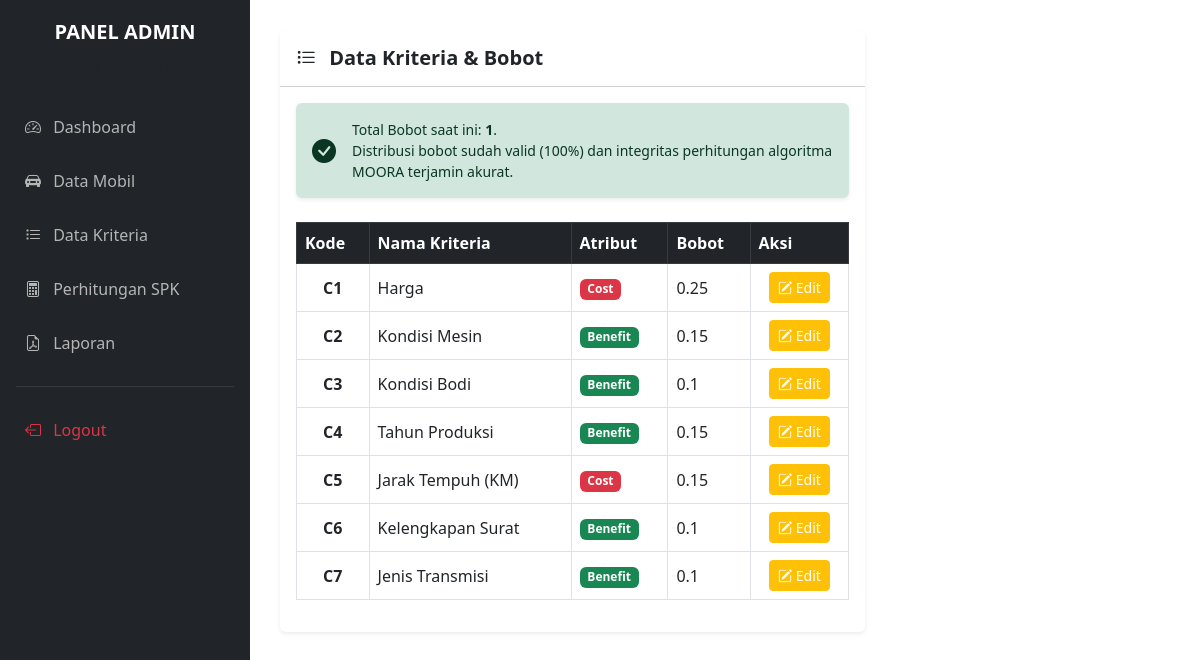
The app's page /admin/data_kriteria.php (signed in), older data.
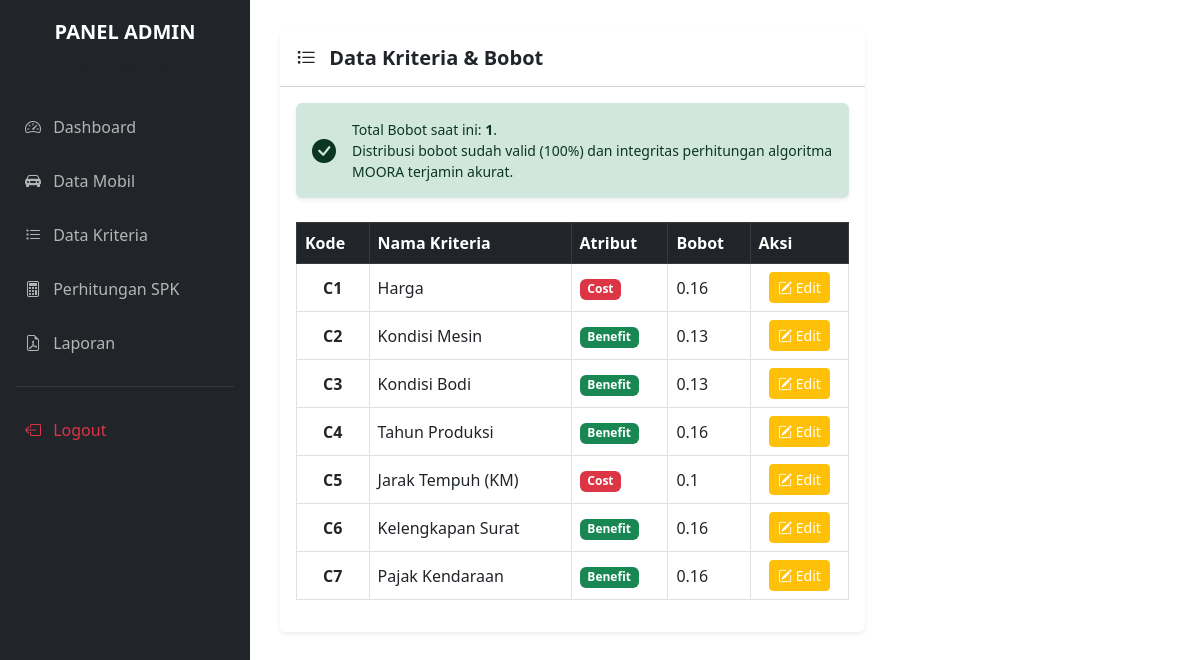
The same page, newer data.
### tables this page shows
CREATE TABLE `tb_kriteria` (
  `id_kriteria` int(11) NOT NULL,
  `kode_kriteria` varchar(5) NOT NULL,
  `nama_kriteria` varchar(100) NOT NULL,
  `atribut` enum('benefit','cost') NOT NULL,
  `bobot` float NOT NULL
);

### config/functions.php (called while the page is built, shortened)
<?php
require 'koneksi.php';
function query($query) {
    global $conn;
    $result = mysqli_query($conn, $query);
    $rows = [];
    while ($row = mysqli_fetch_assoc($result)) {
        $rows[] = $row;
    }
    return $rows;
}
?>

### admin/data_kriteria.php (the view, shortened to what this page needs)
<?php
include 'header.php';
$mode_edit = false;
$kriteria_edit = null;
$kriteria = query("SELECT * FROM tb_kriteria ORDER BY id_kriteria ASC");
?>
<div class="row">
    <div class="col-md-8">
        <div class="card shadow-sm border-0 mb-4">
            <div class="card-header bg-white py-3">
                <h5 class="mb-0 fw-bold"><i class="bi bi-list-task me-2"></i> Data Kriteria & Bobot</h5>
            </div>
            <div class="card-body">
                <?php
                    $total_bobot_mentah = 0;
                    foreach($kriteria as $k) {
                        $total_bobot_mentah += $k['bobot'];
                    }
                    $total_bobot = round($total_bobot_mentah, 2);
                ?>
                <?php if ($total_bobot == 1.00): ?>
                    <div class="alert alert-success d-flex align-items-center small mb-4 shadow-sm border-0" role="alert">
                        <i class="bi bi-check-circle-fill me-3 fs-4"></i>
                        <div>
                            Total Bobot saat ini: <strong><?= $total_bobot; ?></strong>. <br>
                            Distribusi bobot sudah valid (100%) dan integritas perhitungan algoritma MOORA terjamin akurat.
                        </div>
                    </div>
                <?php endif; ?>
                <table class="table table-bordered table-hover align-middle">
                    <thead class="table-dark">
                        <tr>
                            <th>Kode</th>
                            <th>Nama Kriteria</th>
                            <th>Atribut</th>
                            <th>Bobot</th>
                            <th>Aksi</th>
                        </tr>
                    </thead>
                    <tbody>
                        <?php foreach ($kriteria as $k) : ?>
                        <tr class="<?= ($mode_edit && $kriteria_edit['id_kriteria'] == $k['id_kriteria']) ? 'table-primary' : ''; ?>">
                            <td class="text-center fw-bold"><?= $k['kode_kriteria']; ?></td>
                            <td><?= $k['nama_kriteria']; ?></td>
                            <td>
                                <?php if($k['atribut'] == 'benefit'): ?>
                                    <span class="badge bg-success">Benefit</span>
                                <?php else: ?>
                                    <span class="badge bg-danger">Cost</span>
                                <?php endif; ?>
                            </td>
                            <td><?= $k['bobot']; ?></td>
                            <td class="text-center">
                                <?php if ($_SESSION['role'] === 'admin') : ?>
                                <a href="data_kriteria.php?aksi=edit&id=<?= $k['id_kriteria']; ?>" class="btn btn-sm btn-warning text-white">
                                    <i class="bi bi-pencil-square"></i> Edit
                                </a>
                                <?php else : ?>
                                    <span class="badge bg-secondary">View Only</span>
                                <?php endif; ?>
                            </td>
                        </tr>
                        <?php endforeach; ?>
                    </tbody>
                </table>
            </div>
        </div>
    </div>
</div>
<?php include 'footer.php'; ?>

### admin/header.php (shortened to what this page needs)
<?php
require_once '../config/functions.php';
?>
<!DOCTYPE html>
<html lang="id">
<head>
    <link href="https://cdn.jsdelivr.net/npm/bootstrap@5.3.0/dist/css/bootstrap.min.css" rel="stylesheet">
    <link rel="stylesheet" href="https://cdn.jsdelivr.net/npm/bootstrap-icons@1.10.0/font/bootstrap-icons.css">
</head>
<body>
<div class="sidebar">
    <div class="text-center mb-4">
        <h5 class="text-white fw-bold">PANEL <?= strtoupper($_SESSION['role']); ?></h5>
        <small class="text-muted">Sadulur Mobilindo</small>
    </div>
    <a href="index.php"><i class="bi bi-speedometer2 me-2"></i> Dashboard</a>
    <a href="data_mobil.php"><i class="bi bi-car-front-fill me-2"></i> Data Mobil</a>
    <a href="data_kriteria.php"><i class="bi bi-list-task me-2"></i> Data Kriteria</a>
    <a href="hitung_spk.php"><i class="bi bi-calculator me-2"></i> Perhitungan SPK</a>
    <a href="laporan_cetak.php"><i class="bi bi-file-earmark-pdf me-2"></i> Laporan</a>
    <hr class="border-secondary mx-3">
    <a href="logout.php" class="text-danger"><i class="bi bi-box-arrow-left me-2"></i> Logout</a>
</div>
<div class="main-content">

### admin/footer.php
</div> <script src="https://cdn.jsdelivr.net/npm/bootstrap@5.3.0/dist/js/bootstrap.bundle.min.js"></script>
</body>
</html>

### admin/header.php (style rules this page uses)
.sidebar { height: 100vh; position: fixed; top: 0; left: 0; width: 250px; background-color: #212529; padding-top: 20px; z-index: 999; }
.sidebar a { padding: 15px 25px; text-decoration: none; font-size: 16px; color: #b5b5b5; display: block; transition: 0.3s; }
.main-content { margin-left: 250px; padding: 30px; }

Row changes from the older to the newer data that the page shows:
changed tb_kriteria "Harga": bobot "0.25" → "0.16"
changed tb_kriteria "Kondisi Mesin": bobot "0.15" → "0.13"
changed tb_kriteria "Kondisi Bodi": bobot "0.1" → "0.13"
changed tb_kriteria "Tahun Produksi": bobot "0.15" → "0.16"
changed tb_kriteria "Jarak Tempuh (KM)": bobot "0.15" → "0.1"
changed tb_kriteria "Kelengkapan Surat": bobot "0.1" → "0.16"
changed tb_kriteria: nama_kriteria "Jenis Transmisi" → "Pajak Kendaraan"; bobot "0.1" → "0.16"
